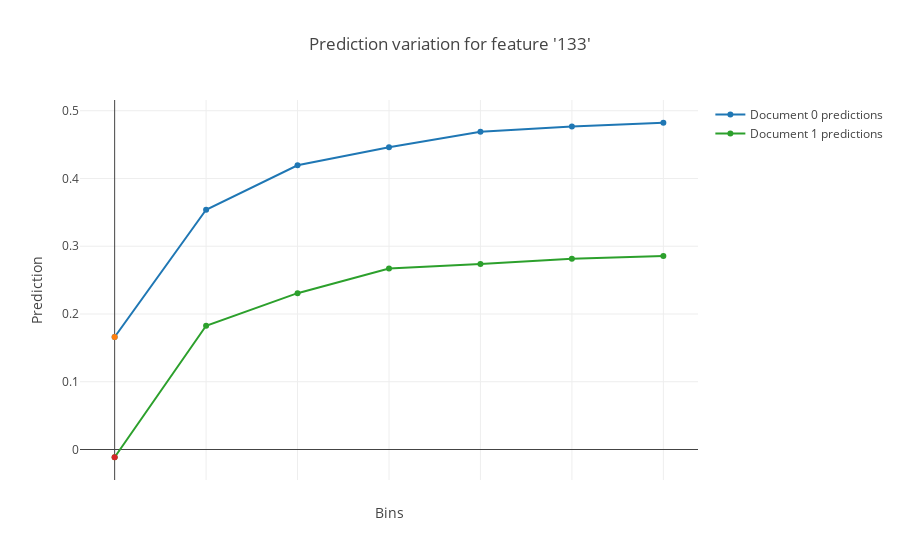
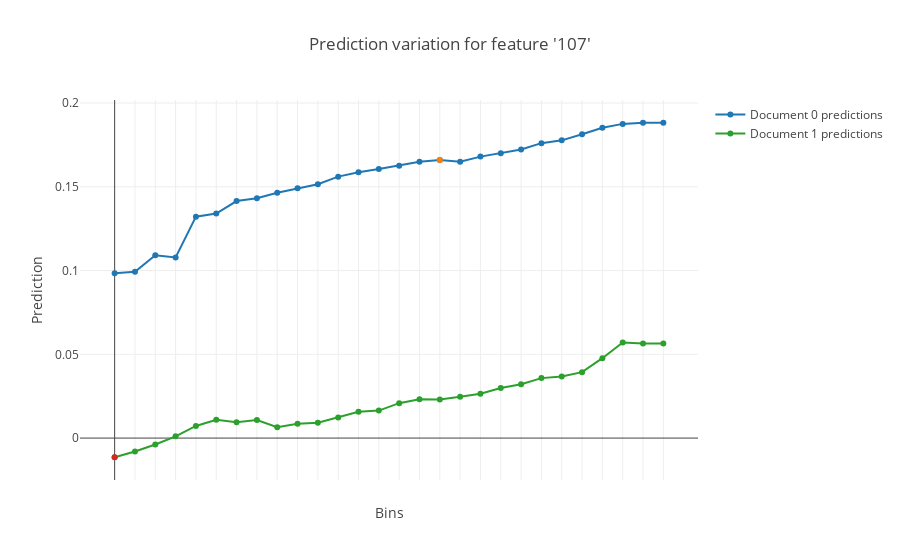
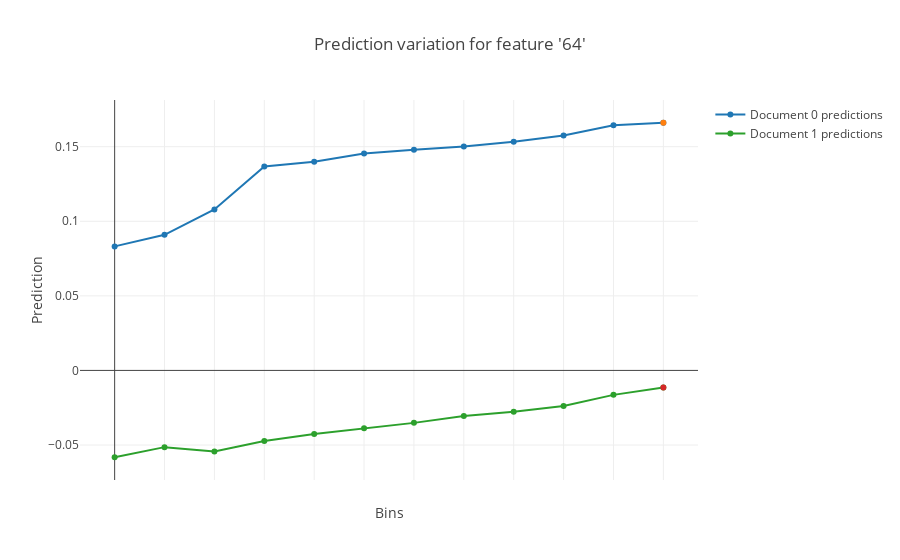

The cell these charts' notebook holds for them, in order:
### Code cell
model.plot_predictions(
    data=test_pool_slice,
    features_to_change=prediction_diff["Feature Id"][:3],
    plot=True);

### Figure 1 — Plotly figure (JSON) as saved in the notebook; plotly's stock layout.template omitted (floating-point values rounded to 4 significant figures)
{"data": [{"mode": "lines+markers", "name": "Document 0 predictions", "type": "scatter", "uid": "d37d8d08-b502-4f8e-8959-fcb41bc1b11c", "y": [0.1661, 0.3538, 0.4195, 0.446, 0.4689, 0.4767, 0.4823]}, {"showlegend": false, "type": "scatter", "uid": "e724cef7-4fd1-41c8-8de3-2f2e087ab99d", "x": [0], "y": [0.1661]}, {"mode": "lines+markers", "name": "Document 1 predictions", "type": "scatter", "uid": "751980a8-e8d6-4d3e-ae6c-e21521d4dda9", "y": [-0.01144, 0.1827, 0.2307, 0.2671, 0.2736, 0.2814, 0.2857]}, {"showlegend": false, "type": "scatter", "uid": "cc559291-f889-42eb-940d-c2bbb3aa775f", "x": [0], "y": [-0.01144]}], "layout": {"title": {"text": "Prediction variation for feature '133'"}, "xaxis": {"showticklabels": false, "tickmode": "array", "ticktext": ["(-inf, 0.5000]", "(0.5000, 1.5000]", "(1.5000, 2.5000]", "(2.5000, 3.5000]", "(3.5000, 4.5000]", "(4.5000, 5.5000]", "(5.5000, +inf)"], "tickvals": [0, 1, 2, 3, 4, 5, 6], "title": {"text": "Bins"}}, "yaxis": {"overlaying": "y2", "side": "left", "title": {"text": "Prediction"}}}}

### Figure 2 — Plotly figure (JSON) as saved in the notebook; plotly's stock layout.template omitted (floating-point values rounded to 4 significant figures)
{"data": [{"mode": "lines+markers", "name": "Document 0 predictions", "type": "scatter", "uid": "5478b144-ec39-40fe-a277-61ae6c7e8fec", "y": [0.09835, 0.09925, 0.1091, 0.1078, 0.1322, 0.134, 0.1415, 0.1432, 0.1464, 0.1491, 0.1515, 0.1561, 0.1587, 0.1607, 0.1626, 0.165, 0.1661, 0.1649, 0.168, 0.1701, 0.1723, 0.1761, 0.1777, 0.1814, 0.1852, 0.1875, 0.1882, 0.1882]}, {"showlegend": false, "type": "scatter", "uid": "4839aa63-2fd4-4f52-a9ed-d7d8e1f2b533", "x": [16], "y": [0.1661]}, {"mode": "lines+markers", "name": "Document 1 predictions", "type": "scatter", "uid": "911c81b5-d2f8-41f6-bf21-cac888204151", "y": [-0.01144, -0.00797, -0.0038, 0.001028, 0.007246, 0.01099, 0.009467, 0.01076, 0.006461, 0.008509, 0.009133, 0.01227, 0.01567, 0.01642, 0.02083, 0.02319, 0.02298, 0.02468, 0.02649, 0.02994, 0.03214, 0.0358, 0.03682, 0.03937, 0.04769, 0.05706, 0.05641, 0.05641]}, {"showlegend": false, "type": "scatter", "uid": "2602ef85-02a9-4946-84c6-9dcca736bdea", "x": [0], "y": [-0.01144]}], "layout": {"title": {"text": "Prediction variation for feature '107'"}, "xaxis": {"showticklabels": false, "tickmode": "array", "ticktext": ["(-inf, 8.6009]", "(8.6009, 9.1763]", "(9.1763, 9.3270]", "(9.3270, 9.4949]", "(9.4949, 9.6187]", "(9.6187, 9.6870]", "(9.6870, 10.0166]", "(10.0166, 10.4506]", "(10.4506, 10.5185]", "(10.5185, 10.7824]", "(10.7824, 10.8885]", "(10.8885, 11.0104]", "(11.0104, 11.0448]", "(11.0448, 11.3880]", "(11.3880, 11.7007]", "(11.7007, 11.7811]", "(11.7811, 15.3302]", "(15.3302, 15.5215]", "(15.5215, 16.5321]", "(16.5321, 17.0883]", "(17.0883, 17.7997]", "(17.7997, 17.9252]", "(17.9252, 18.3487]", "(18.3487, 18.6351]", "(18.6351, 18.8729]", "(18.8729, 18.9773]", "(18.9773, 22.0085]", "(22.0085, +inf)"], "tickvals": [0, 1, 2, 3, 4, 5, 6, 7, 8, 9, 10, 11, 12, 13, 14, 15, 16, 17, 18, 19, 20, 21, 22, 23, 24, 25, 26, 27], "title": {"text": "Bins"}}, "yaxis": {"overlaying": "y2", "side": "left", "title": {"text": "Prediction"}}}}

### Figure 3 — Plotly figure (JSON) as saved in the notebook; plotly's stock layout.template omitted (floating-point values rounded to 4 significant figures)
{"data": [{"mode": "lines+markers", "name": "Document 0 predictions", "type": "scatter", "uid": "a6f98a12-84ee-4f37-a94d-17d051658c14", "y": [0.08316, 0.09092, 0.1079, 0.1368, 0.14, 0.1454, 0.148, 0.1502, 0.1534, 0.1574, 0.1644, 0.1661]}, {"showlegend": false, "type": "scatter", "uid": "c66c6700-b7df-40e6-94aa-509058f198ee", "x": [11], "y": [0.1661]}, {"mode": "lines+markers", "name": "Document 1 predictions", "type": "scatter", "uid": "7d90569f-4426-4578-b1c3-35ca5db6a26f", "y": [-0.05821, -0.05143, -0.05431, -0.04728, -0.04265, -0.03876, -0.03517, -0.03058, -0.02774, -0.02388, -0.01639, -0.01144]}, {"showlegend": false, "type": "scatter", "uid": "938c7084-0990-4b91-8461-902ff357f664", "x": [11], "y": [-0.01144]}], "layout": {"title": {"text": "Prediction variation for feature '64'"}, "xaxis": {"showticklabels": false, "tickmode": "array", "ticktext": ["(-inf, 0.0077]", "(0.0077, 0.0078]", "(0.0078, 0.0088]", "(0.0088, 0.0103]", "(0.0103, 0.0109]", "(0.0109, 0.0127]", "(0.0127, 0.0128]", "(0.0128, 0.0130]", "(0.0130, 0.0137]", "(0.0137, 0.0139]", "(0.0139, 0.0141]", "(0.0141, +inf)"], "tickvals": [0, 1, 2, 3, 4, 5, 6, 7, 8, 9, 10, 11], "title": {"text": "Bins"}}, "yaxis": {"overlaying": "y2", "side": "left", "title": {"text": "Prediction"}}}}
